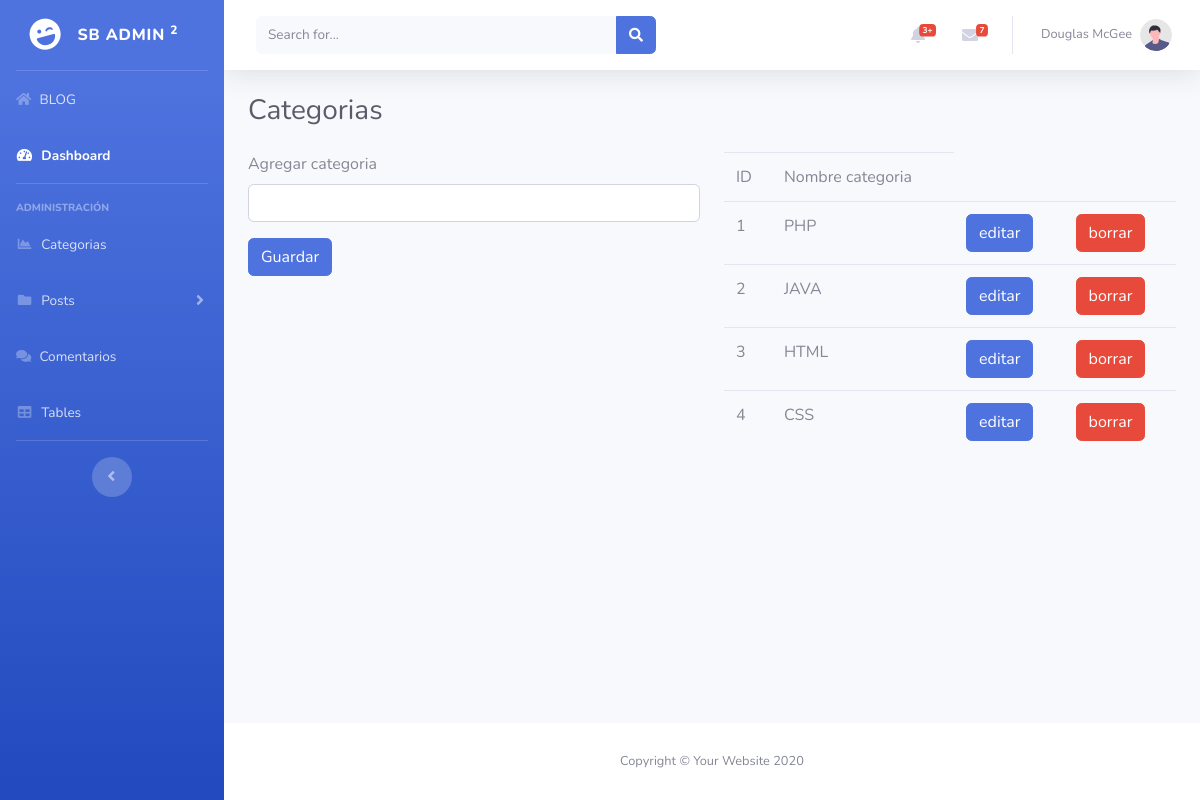
Page /admin/index.php?categorias on the committed database.
### tables this page shows
CREATE TABLE `categorias` (
  `cat_id` int(10) UNSIGNED NOT NULL,
  `cat_nombre` varchar(20) NOT NULL
);

### recursos/funciones.php (the view, shortened to what this page needs)
<?php
    function f_query($sql){
        global $conexion;
        return mysqli_query($conexion,$sql);
    }
    function f_fetch_array($resultado){
        return mysqli_fetch_array($resultado);
    }
    function f_show_categorias(){
        $query = f_query("SELECT * FROM categorias");
        while($fila = f_fetch_array($query)){
            $categorias = <<<DELIMITADOR
                <tr>
                    <td>{$fila['cat_id']}</td>
                    <td>{$fila['cat_nombre']}</td>
                    <td>
                        <a href="index.php?categorias&edit={$fila['cat_id']}" class="btn btn-primary">editar</a>
                    </td>
                    <td>
                        <a href="index.php?categorias&delete={$fila['cat_id']}" class="btn btn-danger">borrar</a>
                    </td>
                </tr>
DELIMITADOR;
            echo $categorias;
        }
    }
?>

### rows in the picture
categorias: cat_id "1", cat_nombre "PHP"
categorias: cat_id "2", cat_nombre "JAVA"
categorias: cat_id "3", cat_nombre "HTML"
categorias: cat_id "4", cat_nombre "CSS"
